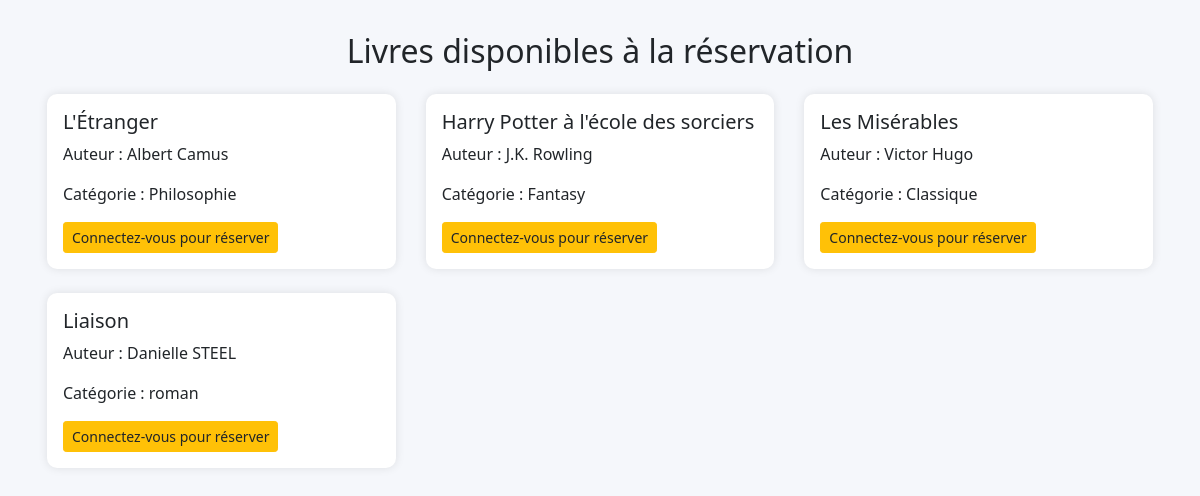
Screenshot of /reserver-livre with the database file from the repository.
### models.py (models this page shows)
class Livre(db.Model):
    id = db.Column(db.Integer, primary_key=True)
    titre = db.Column(db.String(150), nullable=False)
    auteur = db.Column(db.String(100), nullable=False)
    categorie = db.Column(db.String(100), nullable=False)
    date_publication = db.Column(db.String(20), nullable=False)
    disponible = db.Column(db.Boolean, default=True)
    isbn = db.Column(db.String(50))
    image = db.Column(db.String(255))

### app.py (the view)
@app.route('/reserver-livre')
def reserver_livres():
    livres_disponibles = Livre.query.filter_by(disponible=True).all()
    return render_template("reserver_livres.html", livres=livres_disponibles)

### templates/reserver_livres.html (shortened to what this page needs)
<!DOCTYPE html>
<html lang="fr">
<head>
  <link href="{{ url_for('static', filename='vendor/bootstrap/css/bootstrap.min.css') }}" rel="stylesheet">
</head>
<body>
  <div class="container">
    <h2 class="mb-4 text-center">Livres disponibles à la réservation</h2>
    <div class="row">
      {% for livre in livres %}
        <div class="col-md-4">
          <div class="book-card">
            <h5>{{ livre.titre }}</h5>
            <p>Auteur : {{ livre.auteur }}</p>
            <p>Catégorie : {{ livre.categorie }}</p>
            {% if 'utilisateur_id' in session %}
              <form method="POST" action="{{ url_for('reserver_livre', livre_id=livre.id) }}">
                <button type="submit" class="btn btn-success btn-sm">Réserver</button>
              </form>
            {% else %}
              <a href="{{ url_for('login_lecteur') }}" class="btn btn-warning btn-sm">Connectez-vous pour réserver</a>
            {% endif %}
          </div>
        </div>
      {% endfor %}
    </div>
  </div>
</body>
</html>

### templates/reserver_livres.html (style rules this page uses)
body { padding: 2rem; background-color: #f5f7fb; font-family: 'Segoe UI', sans-serif; }
.book-card { background: white; border-radius: 10px; padding: 1rem; margin-bottom: 1.5rem; box-shadow: 0 0 10px rgba(0,0,0,0.1); }

### rows the page displays
Livre: titre "L'Étranger", auteur "Albert Camus", categorie "Philosophie"
Livre: titre "Harry Potter à l'école des sorciers", auteur "J.K. Rowling", categorie "Fantasy"
Livre: titre "Les Misérables", auteur "Victor Hugo", categorie "Classique"
Livre: titre "Liaison", auteur "Danielle STEEL", categorie "roman"
